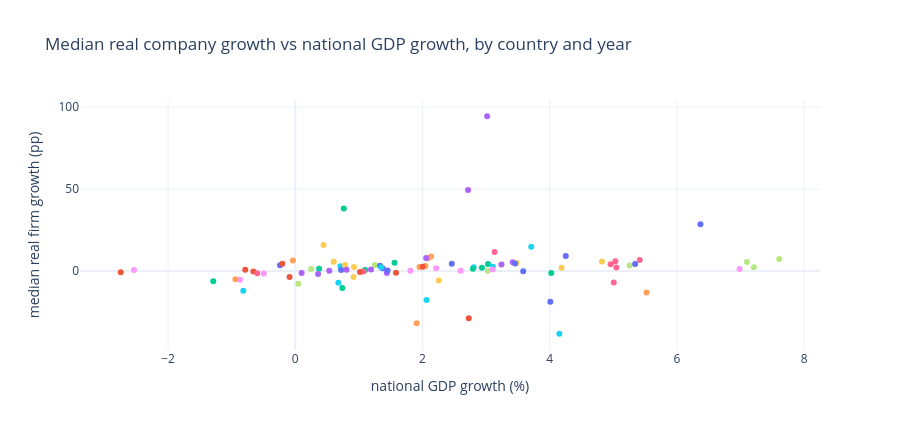

The notebook cell saved with this chart:
### Markdown cell above
## 3 · Does firm growth follow national growth?
Firm growth should move with the economy, but how much of that is *between countries* (fast economies have fast firms) and how much *within a country over time*? Country-year medians are compared in levels and after removing each country's own average.

### Code cell
cyr = fy.groupby(["iso3", "fiscal_year"]).agg(g=("growth_real_pp", "median"), gdp=("gdp_growth_now", "first"), n=("growth_real_pp", "size")).query("n >= 8").dropna()
cyr["g_within"] = cyr.g - cyr.groupby("iso3").g.transform("mean"); cyr["gdp_within"] = cyr.gdp - cyr.groupby("iso3").gdp.transform("mean")
rb, pb, nb = spearman(cyr.groupby("iso3").g.mean(), cyr.groupby("iso3").gdp.mean())
rw, pw, nw = spearman(cyr.g_within, cyr.gdp_within)
rt, pt, nt = spearman(cyr.g, cyr.gdp)
firm = fit_cluster("growth_real_pp ~ gdp_growth_now + " + CONTROLS, fy.dropna(subset=["growth_real_pp", "gdp_growth_now", "size_rank"]))
print(f"Country-year medians (n={nt}): ρ = {rt:+.2f}. Between countries (country means, n={nb}): ρ = {rb:+.2f} (p={pb:.3f}). Within a country over time (n={nw}): ρ = {rw:+.2f} (p={pw:.3f}).")
print(f"Firm level: +1 pp national GDP growth → {firm.params['gdp_growth_now']:+.2f} pp real revenue growth (cluster-robust p = {firm.pvalues['gdp_growth_now']:.3f}).")
px.scatter(cyr.reset_index().assign(country=lambda d: d.iso3.map(names)), x="gdp", y="g", color="country", title="Median real company growth vs national GDP growth, by country and year", labels={"gdp": "national GDP growth (%)", "g": "median real firm growth (pp)"}, height=430).update_layout(showlegend=False)

### Figure 1 — Plotly figure (JSON) as saved in the notebook; plotly's stock layout.template omitted (floating-point values rounded to 4 significant figures)
{"data": [{"hovertemplate": "country=Australia<br>national GDP growth (%)=%{x}<br>median real firm growth (pp)=%{y}<extra></extra>", "legendgroup": "Australia", "marker": {"color": "#636efa", "symbol": "circle"}, "mode": "markers", "name": "Australia", "orientation": "v", "showlegend": true, "type": "scatter", "x": [4.253, 3.584, 1.373], "xaxis": "x", "y": [9.204, -0.1886, 1.732], "yaxis": "y"}, {"hovertemplate": "country=Austria<br>national GDP growth (%)=%{x}<br>median real firm growth (pp)=%{y}<extra></extra>", "legendgroup": "Austria", "marker": {"color": "#EF553B", "symbol": "circle"}, "mode": "markers", "name": "Austria", "orientation": "v", "showlegend": true, "type": "scatter", "x": [-0.7862, -0.6591], "xaxis": "x", "y": [0.7951, -0.3563], "yaxis": "y"}, {"hovertemplate": "country=Belgium<br>national GDP growth (%)=%{x}<br>median real firm growth (pp)=%{y}<extra></extra>", "legendgroup": "Belgium", "marker": {"color": "#00cc96", "symbol": "circle"}, "mode": "markers", "name": "Belgium", "orientation": "v", "showlegend": true, "type": "scatter", "x": [4.025, 1.561, 1.098], "xaxis": "x", "y": [-1.202, 5.002, 0.5771], "yaxis": "y"}, {"hovertemplate": "country=Brazil<br>national GDP growth (%)=%{x}<br>median real firm growth (pp)=%{y}<extra></extra>", "legendgroup": "Brazil", "marker": {"color": "#ab63fa", "symbol": "circle"}, "mode": "markers", "name": "Brazil", "orientation": "v", "showlegend": true, "type": "scatter", "x": [3.017, 3.242, 3.419], "xaxis": "x", "y": [94.45, 3.97, 5.416], "yaxis": "y"}, {"hovertemplate": "country=Canada<br>national GDP growth (%)=%{x}<br>median real firm growth (pp)=%{y}<extra></extra>", "legendgroup": "Canada", "marker": {"color": "#FFA15A", "symbol": "circle"}, "mode": "markers", "name": "Canada", "orientation": "v", "showlegend": true, "type": "scatter", "x": [1.953, 2.046], "xaxis": "x", "y": [2.455, 3.08], "yaxis": "y"}, {"hovertemplate": "country=Chile<br>national GDP growth (%)=%{x}<br>median real firm growth (pp)=%{y}<extra></extra>", "legendgroup": "Chile", "marker": {"color": "#19d3f3", "symbol": "circle"}, "mode": "markers", "name": "Chile", "orientation": "v", "showlegend": true, "type": "scatter", "x": [2.064, 0.677, 2.805], "xaxis": "x", "y": [-17.62, -7.092, 2.3], "yaxis": "y"}, {"hovertemplate": "country=China<br>national GDP growth (%)=%{x}<br>median real firm growth (pp)=%{y}<extra></extra>", "legendgroup": "China", "marker": {"color": "#FF6692", "symbol": "circle"}, "mode": "markers", "name": "China", "orientation": "v", "showlegend": true, "type": "scatter", "x": [3.134, 5.416, 4.958], "xaxis": "x", "y": [11.56, 6.678, 4.127], "yaxis": "y"}, {"hovertemplate": "country=Czechia<br>national GDP growth (%)=%{x}<br>median real firm growth (pp)=%{y}<extra></extra>", "legendgroup": "Czechia", "marker": {"color": "#B6E880", "symbol": "circle"}, "mode": "markers", "name": "Czechia", "orientation": "v", "showlegend": true, "type": "scatter", "x": [0.04758, 1.251], "xaxis": "x", "y": [-7.709, 3.719], "yaxis": "y"}, {"hovertemplate": "country=Germany<br>national GDP growth (%)=%{x}<br>median real firm growth (pp)=%{y}<extra></extra>", "legendgroup": "Germany", "marker": {"color": "#FF97FF", "symbol": "circle"}, "mode": "markers", "name": "Germany", "orientation": "v", "showlegend": true, "type": "scatter", "x": [1.809, -0.8696, -0.4959], "xaxis": "x", "y": [0.1438, -5.293, -1.447], "yaxis": "y"}, {"hovertemplate": "country=Denmark<br>national GDP growth (%)=%{x}<br>median real firm growth (pp)=%{y}<extra></extra>", "legendgroup": "Denmark", "marker": {"color": "#FECB52", "symbol": "circle"}, "mode": "markers", "name": "Denmark", "orientation": "v", "showlegend": true, "type": "scatter", "x": [0.4438, 0.6046, 3.478], "xaxis": "x", "y": [15.93, 5.639, 4.83], "yaxis": "y"}, {"hovertemplate": "country=Spain<br>national GDP growth (%)=%{x}<br>median real firm growth (pp)=%{y}<extra></extra>", "legendgroup": "Spain", "marker": {"color": "#636efa", "symbol": "circle"}, "mode": "markers", "name": "Spain", "orientation": "v", "showlegend": true, "type": "scatter", "x": [6.37, 2.461, 3.455], "xaxis": "x", "y": [28.58, 4.481, 4.596], "yaxis": "y"}, {"hovertemplate": "country=Estonia<br>national GDP growth (%)=%{x}<br>median real firm growth (pp)=%{y}<extra></extra>", "legendgroup": "Estonia", "marker": {"color": "#EF553B", "symbol": "circle"}, "mode": "markers", "name": "Estonia", "orientation": "v", "showlegend": true, "type": "scatter", "x": [-2.744, -0.09004], "xaxis": "x", "y": [-0.7975, -3.674], "yaxis": "y"}, {"hovertemplate": "country=Finland<br>national GDP growth (%)=%{x}<br>median real firm growth (pp)=%{y}<extra></extra>", "legendgroup": "Finland", "marker": {"color": "#00cc96", "symbol": "circle"}, "mode": "markers", "name": "Finland", "orientation": "v", "showlegend": true, "type": "scatter", "x": [0.763, -1.29, 0.3746], "xaxis": "x", "y": [38.2, -6.271, 1.388], "yaxis": "y"}, {"hovertemplate": "country=France<br>national GDP growth (%)=%{x}<br>median real firm growth (pp)=%{y}<extra></extra>", "legendgroup": "France", "marker": {"color": "#ab63fa", "symbol": "circle"}, "mode": "markers", "name": "France", "orientation": "v", "showlegend": true, "type": "scatter", "x": [2.717, 1.439, 1.19], "xaxis": "x", "y": [49.47, -1.169, 0.9833], "yaxis": "y"}, {"hovertemplate": "country=Greece<br>national GDP growth (%)=%{x}<br>median real firm growth (pp)=%{y}<extra></extra>", "legendgroup": "Greece", "marker": {"color": "#FFA15A", "symbol": "circle"}, "mode": "markers", "name": "Greece", "orientation": "v", "showlegend": true, "type": "scatter", "x": [5.522, 2.136, 2.087], "xaxis": "x", "y": [-13.16, 8.852, 7.725], "yaxis": "y"}, {"hovertemplate": "country=Hungary<br>national GDP growth (%)=%{x}<br>median real firm growth (pp)=%{y}<extra></extra>", "legendgroup": "Hungary", "marker": {"color": "#19d3f3", "symbol": "circle"}, "mode": "markers", "name": "Hungary", "orientation": "v", "showlegend": true, "type": "scatter", "x": [4.152, -0.8171, 0.7091], "xaxis": "x", "y": [-38.28, -12.04, 2.909], "yaxis": "y"}, {"hovertemplate": "country=Indonesia<br>national GDP growth (%)=%{x}<br>median real firm growth (pp)=%{y}<extra></extra>", "legendgroup": "Indonesia", "marker": {"color": "#FF6692", "symbol": "circle"}, "mode": "markers", "name": "Indonesia", "orientation": "v", "showlegend": true, "type": "scatter", "x": [5.049, 5.033], "xaxis": "x", "y": [2.105, 5.959], "yaxis": "y"}, {"hovertemplate": "country=India<br>national GDP growth (%)=%{x}<br>median real firm growth (pp)=%{y}<extra></extra>", "legendgroup": "India", "marker": {"color": "#B6E880", "symbol": "circle"}, "mode": "markers", "name": "India", "orientation": "v", "showlegend": true, "type": "scatter", "x": [7.609, 7.21, 7.099], "xaxis": "x", "y": [7.3, 2.346, 5.548], "yaxis": "y"}, {"hovertemplate": "country=Ireland<br>national GDP growth (%)=%{x}<br>median real firm growth (pp)=%{y}<extra></extra>", "legendgroup": "Ireland", "marker": {"color": "#FF97FF", "symbol": "circle"}, "mode": "markers", "name": "Ireland", "orientation": "v", "showlegend": true, "type": "scatter", "x": [-2.536, 2.599], "xaxis": "x", "y": [0.5569, 0.1648], "yaxis": "y"}, {"hovertemplate": "country=Italy<br>national GDP growth (%)=%{x}<br>median real firm growth (pp)=%{y}<extra></extra>", "legendgroup": "Italy", "marker": {"color": "#FECB52", "symbol": "circle"}, "mode": "markers", "name": "Italy", "orientation": "v", "showlegend": true, "type": "scatter", "x": [4.821, 0.9228, 0.783], "xaxis": "x", "y": [5.851, 2.403, 3.607], "yaxis": "y"}, {"hovertemplate": "country=Japan<br>national GDP growth (%)=%{x}<br>median real firm growth (pp)=%{y}<extra></extra>", "legendgroup": "Japan", "marker": {"color": "#636efa", "symbol": "circle"}, "mode": "markers", "name": "Japan", "orientation": "v", "showlegend": true, "type": "scatter", "x": [1.332, 0.7208, -0.2401], "xaxis": "x", "y": [3.184, 0.5639, 3.597], "yaxis": "y"}, {"hovertemplate": "country=South Korea<br>national GDP growth (%)=%{x}<br>median real firm growth (pp)=%{y}<extra></extra>", "legendgroup": "South Korea", "marker": {"color": "#EF553B", "symbol": "circle"}, "mode": "markers", "name": "South Korea", "orientation": "v", "showlegend": true, "type": "scatter", "x": [2.728, 1.583, 2.004], "xaxis": "x", "y": [-28.8, -1.032, 2.628], "yaxis": "y"}, {"hovertemplate": "country=Lithuania<br>national GDP growth (%)=%{x}<br>median real firm growth (pp)=%{y}<extra></extra>", "legendgroup": "Lithuania", "marker": {"color": "#00cc96", "symbol": "circle"}, "mode": "markers", "name": "Lithuania", "orientation": "v", "showlegend": true, "type": "scatter", "x": [0.7395, 3.03], "xaxis": "x", "y": [-10.43, 4.295], "yaxis": "y"}, {"hovertemplate": "country=Luxembourg<br>national GDP growth (%)=%{x}<br>median real firm growth (pp)=%{y}<extra></extra>", "legendgroup": "Luxembourg", "marker": {"color": "#ab63fa", "symbol": "circle"}, "mode": "markers", "name": "Luxembourg", "orientation": "v", "showlegend": true, "type": "scatter", "x": [0.09944, 0.3586], "xaxis": "x", "y": [-1.157, -1.744], "yaxis": "y"}, {"hovertemplate": "country=Latvia<br>national GDP growth (%)=%{x}<br>median real firm growth (pp)=%{y}<extra></extra>", "legendgroup": "Latvia", "marker": {"color": "#FFA15A", "symbol": "circle"}, "mode": "markers", "name": "Latvia", "orientation": "v", "showlegend": true, "type": "scatter", "x": [1.909, -0.9416, -0.03706], "xaxis": "x", "y": [-31.88, -5.032, 6.381], "yaxis": "y"}, {"hovertemplate": "country=Mexico<br>national GDP growth (%)=%{x}<br>median real firm growth (pp)=%{y}<extra></extra>", "legendgroup": "Mexico", "marker": {"color": "#19d3f3", "symbol": "circle"}, "mode": "markers", "name": "Mexico", "orientation": "v", "showlegend": true, "type": "scatter", "x": [3.71, 3.107, 1.351], "xaxis": "x", "y": [14.88, 2.638, 2.28], "yaxis": "y"}, {"hovertemplate": "country=Netherlands<br>national GDP growth (%)=%{x}<br>median real firm growth (pp)=%{y}<extra></extra>", "legendgroup": "Netherlands", "marker": {"color": "#FF6692", "symbol": "circle"}, "mode": "markers", "name": "Netherlands", "orientation": "v", "showlegend": true, "type": "scatter", "x": [5.007, -0.5981, 1.074], "xaxis": "x", "y": [-6.936, -1.376, -0.3644], "yaxis": "y"}, {"hovertemplate": "country=Poland<br>national GDP growth (%)=%{x}<br>median real firm growth (pp)=%{y}<extra></extra>", "legendgroup": "Poland", "marker": {"color": "#B6E880", "symbol": "circle"}, "mode": "markers", "name": "Poland", "orientation": "v", "showlegend": true, "type": "scatter", "x": [5.255, 0.2496, 3.028], "xaxis": "x", "y": [3.44, 1.173, 0.1989], "yaxis": "y"}, {"hovertemplate": "country=Portugal<br>national GDP growth (%)=%{x}<br>median real firm growth (pp)=%{y}<extra></extra>", "legendgroup": "Portugal", "marker": {"color": "#FF97FF", "symbol": "circle"}, "mode": "markers", "name": "Portugal", "orientation": "v", "showlegend": true, "type": "scatter", "x": [6.986, 3.1, 2.215], "xaxis": "x", "y": [1.21, 0.9537, 1.714], "yaxis": "y"}, {"hovertemplate": "country=Romania<br>national GDP growth (%)=%{x}<br>median real firm growth (pp)=%{y}<extra></extra>", "legendgroup": "Romania", "marker": {"color": "#FECB52", "symbol": "circle"}, "mode": "markers", "name": "Romania", "orientation": "v", "showlegend": true, "type": "scatter", "x": [4.188, 2.258, 0.916], "xaxis": "x", "y": [1.979, -5.801, -3.628], "yaxis": "y"}, {"hovertemplate": "country=Singapore<br>national GDP growth (%)=%{x}<br>median real firm growth (pp)=%{y}<extra></extra>", "legendgroup": "Singapore", "marker": {"color": "#636efa", "symbol": "circle"}, "mode": "markers", "name": "Singapore", "orientation": "v", "showlegend": true, "type": "scatter", "x": [4.01, 1.45, 5.344], "xaxis": "x", "y": [-18.72, 0.3466, 4.292], "yaxis": "y"}, {"hovertemplate": "country=Sweden<br>national GDP growth (%)=%{x}<br>median real firm growth (pp)=%{y}<extra></extra>", "legendgroup": "Sweden", "marker": {"color": "#EF553B", "symbol": "circle"}, "mode": "markers", "name": "Sweden", "orientation": "v", "showlegend": true, "type": "scatter", "x": [-0.2041, 1.018], "xaxis": "x", "y": [4.491, -0.5972], "yaxis": "y"}, {"hovertemplate": "country=United States<br>national GDP growth (%)=%{x}<br>median real firm growth (pp)=%{y}<extra></extra>", "legendgroup": "United States", "marker": {"color": "#00cc96", "symbol": "circle"}, "mode": "markers", "name": "United States", "orientation": "v", "showlegend": true, "type": "scatter", "x": [2.934, 2.793], "xaxis": "x", "y": [2.011, 1.391], "yaxis": "y"}, {"hovertemplate": "country=South Africa<br>national GDP growth (%)=%{x}<br>median real firm growth (pp)=%{y}<extra></extra>", "legendgroup": "South Africa", "marker": {"color": "#ab63fa", "symbol": "circle"}, "mode": "markers", "name": "South Africa", "orientation": "v", "showlegend": true, "type": "scatter", "x": [2.058, 0.8061, 0.5348], "xaxis": "x", "y": [7.948, 0.7456, 0.193], "yaxis": "y"}], "layout": {"height": 430, "legend": {"title": {"text": "country"}, "tracegroupgap": 0}, "showlegend": false, "title": {"text": "Median real company growth vs national GDP growth, by country and year"}, "xaxis": {"anchor": "y", "domain": [0, 1], "title": {"text": "national GDP growth (%)"}}, "yaxis": {"anchor": "x", "domain": [0, 1], "title": {"text": "median real firm growth (pp)"}}}}
